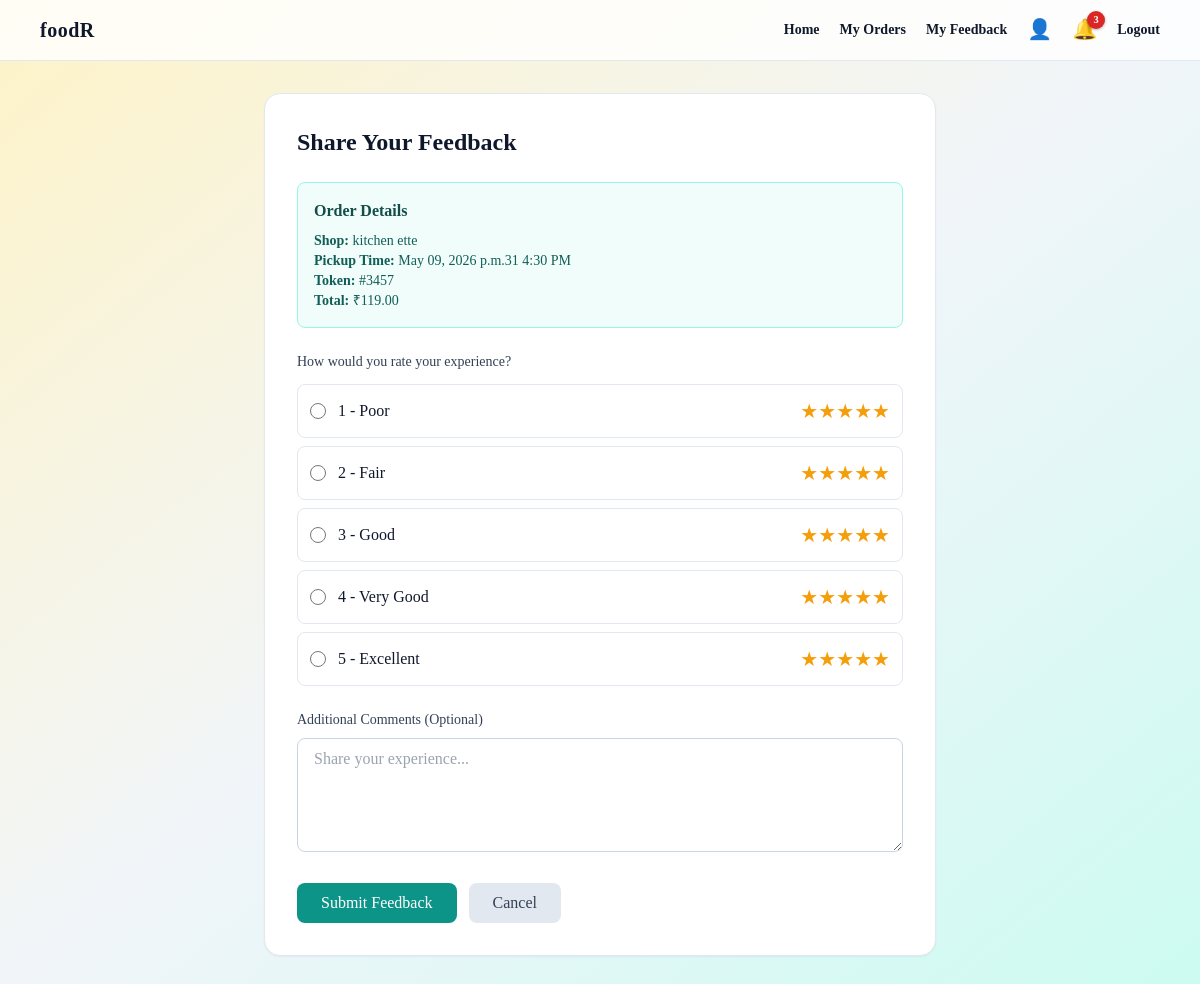
The app's page /orders/feedback/13/ (signed in) with its own data.
### orders/models.py (models this page shows, shortened)
class Order(models.Model):
    STATUS_PENDING = "pending"
    STATUS_PREPARING = "preparing"
    STATUS_READY = "ready"
    STATUS_COLLECTED = "collected"
    STATUS_CANCELLED = "cancelled"
    STATUS_CHOICES = [
        (STATUS_PENDING, "Pending"),
        (STATUS_PREPARING, "Preparing"),
        (STATUS_READY, "Ready"),
        (STATUS_COLLECTED, "Collected"),
        (STATUS_CANCELLED, "Cancelled"),
    ]
    user = models.ForeignKey(settings.AUTH_USER_MODEL, on_delete=models.CASCADE)
    shop = models.ForeignKey(Shop, on_delete=models.CASCADE)
    pickup_time = models.DateTimeField()
    status = models.CharField(max_length=20, choices=STATUS_CHOICES, default=STATUS_PENDING)
    total_price = models.DecimalField(max_digits=10, decimal_places=2, default=0)
    token_number = models.PositiveIntegerField(blank=True, null=True)
    created_at = models.DateTimeField(auto_now_add=True)
    class Meta:
        constraints = [
            models.UniqueConstraint(
                fields=["shop", "token_number"],
                name="unique_token_per_shop",
            ),
            models.UniqueConstraint(
                fields=["user", "shop"],
                condition=Q(status="pending"),
                name="unique_pending_order_per_shop",
            ),
        ]

### shops/models.py (models this page shows, shortened)
class Shop(models.Model):
    name = models.CharField(max_length=150)
    description = models.TextField(blank=True)
    address = models.TextField(blank=True)
    phone_number = models.CharField(max_length=15, blank=True, help_text="Shop contact number")
    email = models.EmailField(blank=True, help_text="Shop contact email")
    owner = models.ForeignKey(settings.AUTH_USER_MODEL, on_delete=models.CASCADE)
    opening_time = models.TimeField()
    closing_time = models.TimeField()
    max_orders_per_slot = models.PositiveIntegerField(default=5)
    created_at = models.DateTimeField(auto_now_add=True)

### orders/views.py (the view)
# urls.py: path("feedback/<int:order_id>/", submit_feedback, name="submit_feedback"),
@login_required
@college_user_required
def submit_feedback(request, order_id):
    order = get_object_or_404(Order, id=order_id, user=request.user)
    if hasattr(order, "feedback"):
        messages.info(request, "You have already submitted feedback for this order.")
        return redirect("orders:list")
    if order.status != Order.STATUS_COLLECTED:
        messages.error(request, "You can only provide feedback for collected orders.")
        return redirect("orders:list")
    if request.method == "POST":
        form = FeedbackForm(request.POST)
        if form.is_valid():
            feedback = form.save(commit=False)
            feedback.user = request.user
            feedback.shop = order.shop
            feedback.order = order
            feedback.save()
            create_notification(
                user=order.shop.owner,
                notification_type=Notification.NOTIFICATION_FEEDBACK_RECEIVED,
                title=f"New Feedback - {feedback.rating}⭐",
                message=f"{request.user.username} rated your shop {feedback.rating}/5 stars.",
                link=f"/orders/feedbacks/"
            )
            messages.success(request, "Thank you for your feedback!")
            return redirect("orders:list")
    else:
        form = FeedbackForm()
    return render(request, "orders/feedback_form.html", {"form": form, "order": order})

### orders/forms.py
class FeedbackForm(forms.ModelForm):
    class Meta:
        model = Feedback
        fields = ["rating", "comment"]
        widgets = {
            "rating": forms.RadioSelect(),
            "comment": forms.Textarea(attrs={
                "rows": 4,
                "placeholder": "Share your experience...",
                "class": "w-full px-4 py-2 border border-slate-300 rounded-lg focus:outline-none focus:ring-2 focus:ring-teal-500"
            }),
        }
    def __init__(self, *args, **kwargs):
        super().__init__(*args, **kwargs)
        self.fields['rating'].required = True
        self.fields['rating'].empty_label = None

### accounts/context_processors.py (called while the page is built)
def notification_count(request):
    if request.user.is_authenticated:
        unread_count = Notification.objects.filter(user=request.user, is_read=False).count()
        return {'unread_notifications_count': unread_count}
    return {'unread_notifications_count': 0}

### templates/orders/feedback_form.html (shortened to what this page needs)
{% extends "base.html" %}
{% block content %}
<div class="max-w-2xl mx-auto">
    <div class="bg-white border border-slate-200 rounded-2xl p-8 shadow-sm">
        <h1 class="text-2xl font-semibold mb-6">Share Your Feedback</h1>
        <div class="mb-6 p-4 bg-teal-50 border border-teal-200 rounded-lg">
            <h2 class="font-semibold text-teal-900 mb-2">Order Details</h2>
            <p class="text-sm text-teal-800"><strong>Shop:</strong> {{ order.shop.name }}</p>
            <p class="text-sm text-teal-800"><strong>Pickup Time:</strong> {{ order.pickup_time|date:"F d, Y at g:i A" }}</p>
            <p class="text-sm text-teal-800"><strong>Token:</strong> #{{ order.token_number }}</p>
            <p class="text-sm text-teal-800"><strong>Total:</strong> ₹{{ order.total_price }}</p>
        </div>
        <form method="post" class="space-y-6">
            <div>
                <label class="block text-sm font-medium text-slate-700 mb-3">
                    How would you rate your experience?
                </label>
                <div class="space-y-2">
                    {% for value, label in form.rating.field.choices %}
                        {% if value %}
                        <label class="flex items-center p-3 border border-slate-200 rounded-lg hover:bg-slate-50 cursor-pointer transition-colors">
                            <input type="radio" name="rating" value="{{ value }}" class="mr-3 w-4 h-4 text-teal-600" required>
                            <span class="flex-1">{{ label }}</span>
                            <span class="text-amber-500 text-xl">
                                {% with value|add:0 as rating_num %}
                                    {% for i in "12345"|slice:":rating_num" %}★{% endfor %}
                                {% endwith %}
                            </span>
                        </label>
                        {% endif %}
                    {% endfor %}
                </div>
            </div>
            <div>
                <label for="{{ form.comment.id_for_label }}" class="block text-sm font-medium text-slate-700 mb-2">
                    Additional Comments (Optional)
                </label>
                {{ form.comment }}
            </div>
            <div class="flex gap-3">
                <button type="submit" class="px-6 py-2 bg-teal-600 text-white rounded-lg hover:bg-teal-700 transition-colors">
                    Submit Feedback
                </button>
                <a href="{% url 'orders:list' %}" class="px-6 py-2 bg-slate-200 text-slate-700 rounded-lg hover:bg-slate-300 transition-colors">
                    Cancel
                </a>
            </div>
        </form>
    </div>
</div>
{% endblock %}

### templates/base.html (style rules this page uses)
:root { --brand-ink: #0f172a; --brand-accent: #0f766e; --brand-warm: #f59e0b; }
body { font-family: "Palatino Linotype", "Book Antiqua", Palatino, "Times New Roman", serif; }

### records on screen
Order: shop.name "kitchen ette", pickup_time "May 09, 2026 p.m.31 4:30 PM", token_number "3457", total_price "119.00"

### other values on screen
{{ unread_notifications_count }} "3"
{{ label }} "1 - Poor" "2 - Fair" "3 - Good" "4 - Very Good" "5 - Excellent"
